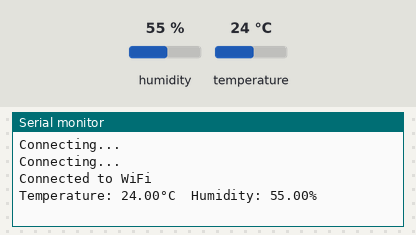
A sketch run on a simulated ESP8266 (NodeMCU). On the bench: the last lines printed to the serial monitor. Inputs (shaded band) come from the test bench; at power-on: humidity 55 %, temperature 24 °C. WiFi joins after 1.5 s; servers stay silent unless stated.

Above: at 3.2 s.
3.3 s: humidity set to 22 %
At 4.4 s:
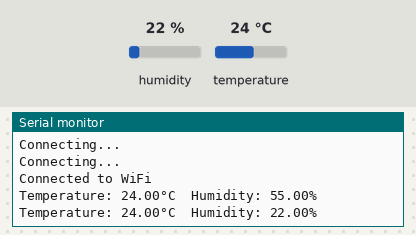
6.0 s: temperature set to 12 °C
At 6.8 s:
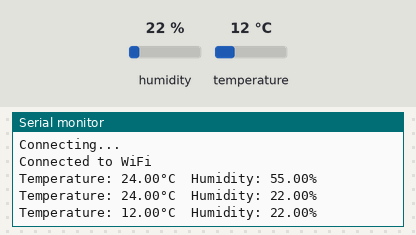
8.7 s: humidity set to 40 %
At 11.6 s:
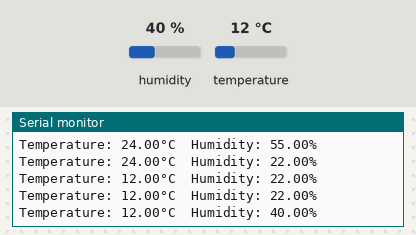
Timing chart, 0 to 13.1 s (numbered marks = the images above; inputs shaded):
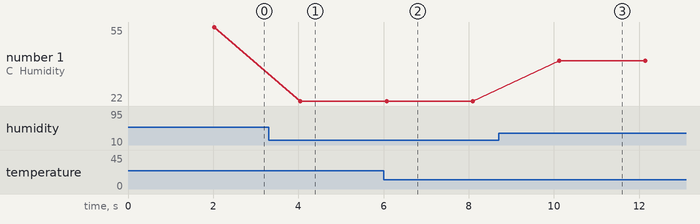

The sketch:

iot_temperature_monitor.ino
```cpp
#include <DHT.h>
#include <ESP8266WiFi.h>

#define DHTPIN D4
#define DHTTYPE DHT11
DHT dht(DHTPIN, DHTTYPE);

const char* ssid = "Your_WiFi_Name";
const char* password = "Your_WiFi_Password";

void setup() {
    Serial.begin(115200);
    dht.begin();
    WiFi.begin(ssid, password);
    while (WiFi.status() != WL_CONNECTED) {
        delay(1000);
        Serial.println("Connecting...");
    }
    Serial.println("Connected to WiFi");
}

void loop() {
    float temp = dht.readTemperature();
    float hum = dht.readHumidity();

    if (!isnan(temp) && !isnan(hum)) {
        Serial.print("Temperature: ");
        Serial.print(temp);
        Serial.print("°C  Humidity: ");
        Serial.print(hum);
        Serial.println("%");
    } else {
        Serial.println("Failed to read from DHT sensor!");
    }
    delay(2000);
}
```

Measured:
- after the input at 3.3 s, the serial monitor: prints a new line after 0.75 s (image 1)
- after the input at 6.0 s, the serial monitor: prints a new line after 0.07 s (image 2)
- after the input at 8.7 s, the serial monitor: prints a new line after 1.4 s (image 3)
- plotted number 1: 55 → 22 after the input at 3.3 s, 22 → 40 after the input at 8.7 s
